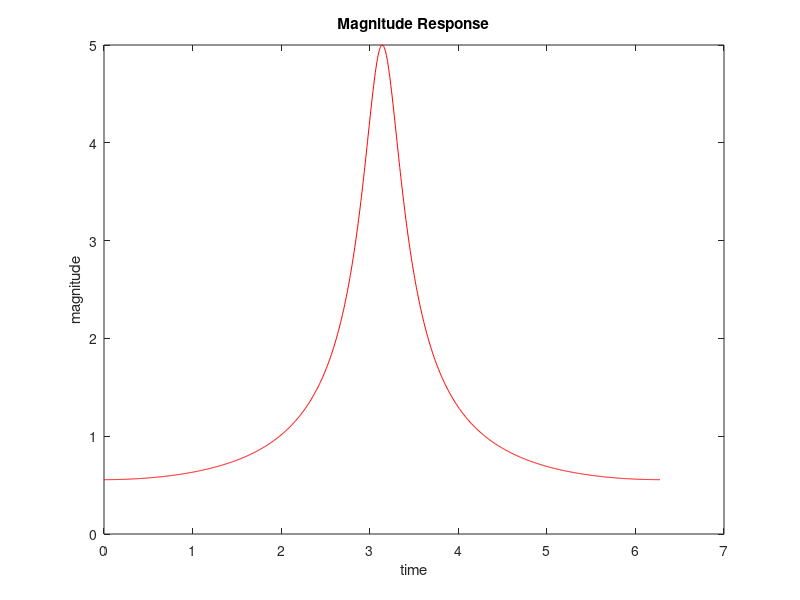

Write MATLAB code to recreate this figure.

p = 0.8;
a = [1,p];
b = 1;
n = 1001;
[h,t] = freqz(b,a,n,'whole');

figure();
plot(t, abs(h),"r");
title("Magnitude Response");
xlabel("time");
ylabel("magnitude");



